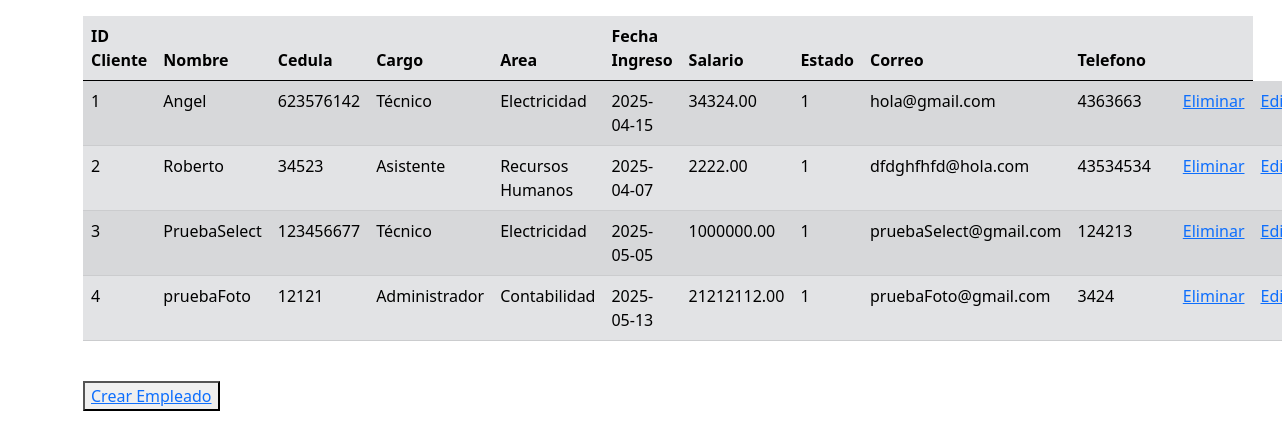
The page /views/dashBoard.php on the database its author committed.
### tables this page shows
CREATE TABLE `empleado` (
  `idEmpleado` int NOT NULL,
  `nombre` varchar(50) NOT NULL,
  `cedula` varchar(25) NOT NULL,
  `fechaIngreso` date NOT NULL,
  `salario` decimal(14,2) NOT NULL,
  `correo` varchar(50) DEFAULT NULL,
  `telefono` varchar(20) DEFAULT NULL,
  `idArea` int NOT NULL,
  `idCargo` int NOT NULL,
  `estado` tinyint NOT NULL
);

CREATE TABLE `cargo` (
  `idCargo` int NOT NULL,
  `nombreCargo` varchar(50) NOT NULL,
  `descripcion` varchar(300) NOT NULL
);

CREATE TABLE `area` (
  `idArea` int NOT NULL,
  `nombreArea` varchar(50) NOT NULL,
  `descripcion` varchar(300) DEFAULT NULL
);

### models/MySQL.php (called while the page is built, shortened)
<?php
    class Mysql
    {
        private $ipservidor="localhost";
        private $usuarioBase="root";
        private $contraseña="";
        private $nombreBaseDatos="serviPlus";
        private $conexion;
        public function  conectar()
        {
            $this->conexion=mysqli_connect($this->ipservidor,$this->usuarioBase,$this->contraseña,$this->nombreBaseDatos);
            mysqli_set_charset($this->conexion,"utf8");
        }
        public function consulta($consulta)
        {
            mysqli_query($this->conexion,"SET NAMES 'utf8'");
            mysqli_query($this->conexion,"SET CHARACTER SET 'utf8'");
            $resultado= mysqli_query($this->conexion,$consulta);
            return $resultado;
        }
    }
?>

### views/dashBoard.php (the view, shortened to what this page needs)
<?php
    require_once('../models/MySQL.php');
    $mysql=new Mysql;
    $mysql->conectar();
    $consulta=$mysql->consulta("select idEmpleado,nombre,cedula,nombreCargo,nombreArea,fechaIngreso,salario,estado,correo,telefono from empleado inner join
    cargo on cargo.idCargo = empleado.idCargo inner join area on area.idArea = empleado.idArea where estado=1");
?>
    <!DOCTYPE html>
    <html lang="en">
    <head>
        <link rel="stylesheet" href="../assets/css/bootstrap.min.css">
    </head>
    <body>
        <div class="container">
            <div class="row justify-content-center ">
                <div class="col-12 m-3">
                    <?php if(mysqli_num_rows($consulta)>0): ?>
                    <table  class=" table table-secondary table-striped">
                        <thead  >
                            <tr>
                                <th >ID Cliente</th >
                                <th >Nombre</th>
                                <th >Cedula</th>
                                <th >Cargo</th>
                                <th >Area</th>
                                <th >Fecha Ingreso</th>
                                <th >Salario</th>
                                <th >Estado</th>
                                <th >Correo</th>
                                <th >Telefono</th>
                                <th></th>
                                <th></th>
                            </tr>
                        </thead>
                        <tbody >
                            <?php while($empleado = mysqli_fetch_assoc($consulta)) : ?>
                            <tr>
                                <td><?php echo $empleado['idEmpleado'];?></td>
                                <td><?php echo $empleado['nombre'];?></td>
                                <td><?php echo $empleado['cedula'];?></td>
                                <td><?php echo $empleado['nombreCargo'];?></td>
                                <td><?php echo $empleado['nombreArea'];?></td>
                                <td><?php echo $empleado['fechaIngreso'];?></td>
                                <td><?php echo $empleado['salario'];?></td>
                                <td><?php echo $empleado['estado'];?></td>
                                <td><?php echo $empleado['correo'];?></td>
                                <td><?php echo $empleado['telefono'];?></td>
                                <td></td>
                                <td>
                                    <a href="../controller/eliminarEmpleado.php?idEmpleado=<?php echo $empleado['idEmpleado']; ?>" onclick="return confirm('Estás seguro de eliminar este empleado?');">Eliminar</a>
                                </td>
                                <td>
                                    <a href="editarEmpleado.php?idEmpleado=<?php echo $empleado['idEmpleado'];?>">Editar</a>
                                </td>
                            </tr>
                            <?php endwhile;?>
                        </tbody>
                    </table>
                    <br>
                    <button> <a href="crearEmpleado.php">Crear Empleado</a></button>
                    <?php else: ?>
                        <p>No existen empleados</p>
                    <?php endif; ?>
                </div>
            </div>
        </div>
    </body>
    </html>

### rows shown on the page
empleado: idEmpleado "1", nombre "Angel", cedula "623576142", idCargo.nombreCargo "Técnico", idArea.nombreArea "Electricidad", fechaIngreso "2025-04-15", salario "34324.00", estado "1", correo "hola@gmail.com", telefono "4363663"
empleado: idEmpleado "2", nombre "Roberto", cedula "34523", idCargo.nombreCargo "Asistente", idArea.nombreArea "Recursos Humanos", fechaIngreso "2025-04-07", salario "2222.00", estado "1", correo "dfdghfhfd@hola.com", telefono "43534534"
empleado: idEmpleado "3", nombre "PruebaSelect", cedula "123456677", idCargo.nombreCargo "Técnico", idArea.nombreArea "Electricidad", fechaIngreso "2025-05-05", salario "1000000.00", estado "1", correo "pruebaSelect@gmail.com", telefono "124213"
empleado: idEmpleado "4", nombre "pruebaFoto", cedula "12121", idCargo.nombreCargo "Administrador", idArea.nombreArea "Contabilidad", fechaIngreso "2025-05-13", salario "21212112.00", estado "1", correo "pruebaFoto@gmail.com", telefono "3424"
